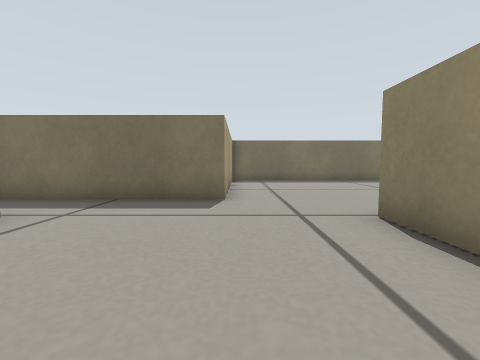
view 1 (above)

18 first-person views from a walk through a robot-simulator world made for Gazebo. The camera is 0.22 m above the floor, tilts 4° down and sees 90° across. The floor is counted in squares, 0.25 m on a side. Each view is taken from the middle of a square. On the plan, view 1 faces up. The plan holds only what a view shows up to about 10 squares ahead; the rest is blank.

view 2
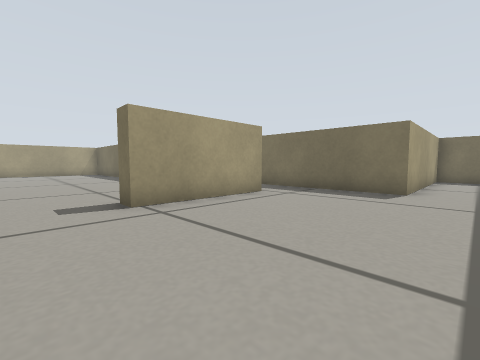

view 3
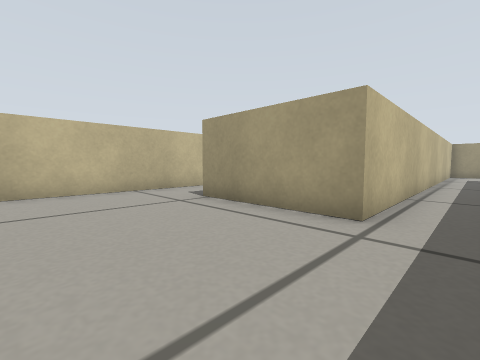

view 4
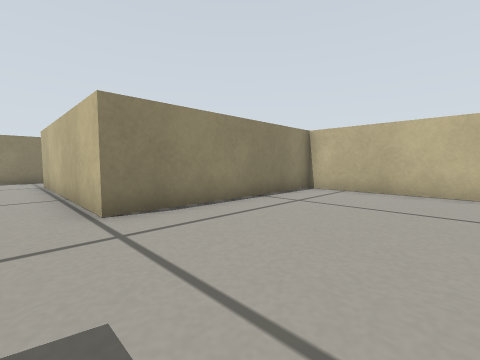

view 5
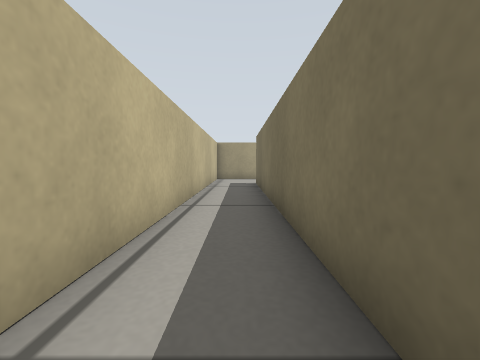

view 6
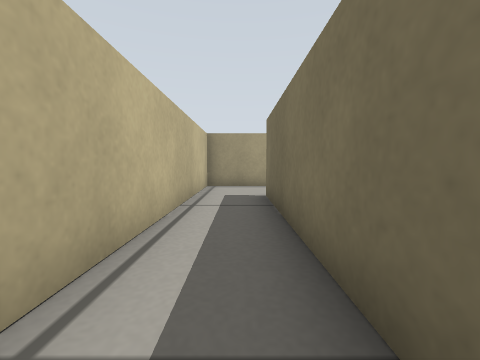

view 7
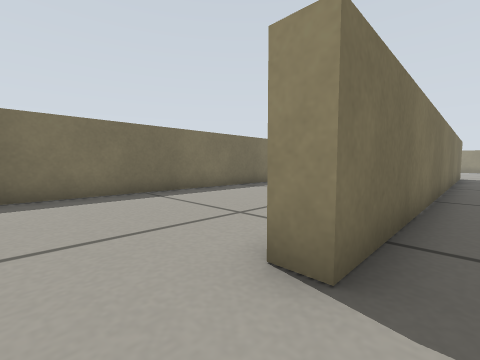

view 8
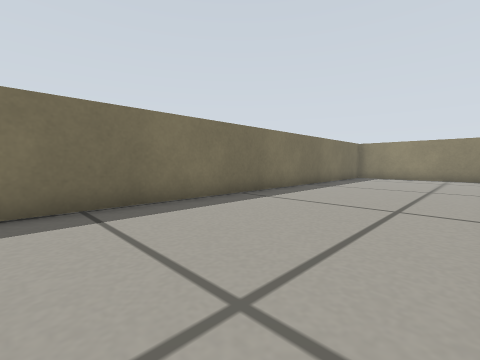

view 9
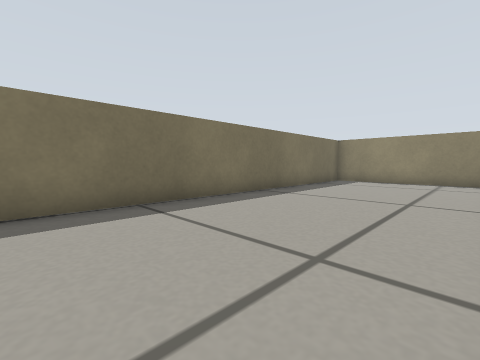

view 10
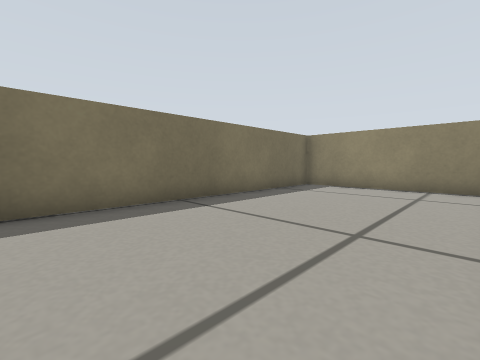

view 11
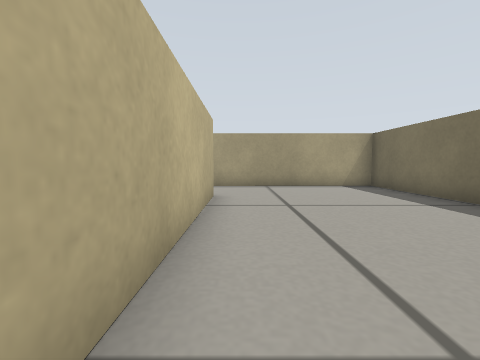

view 12
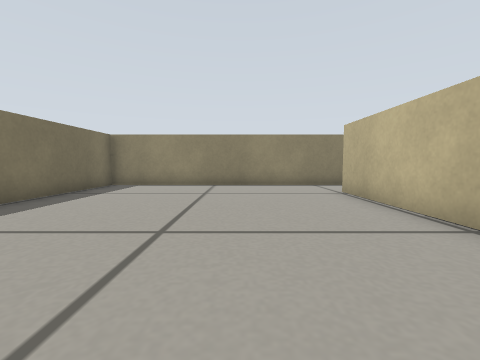

view 13
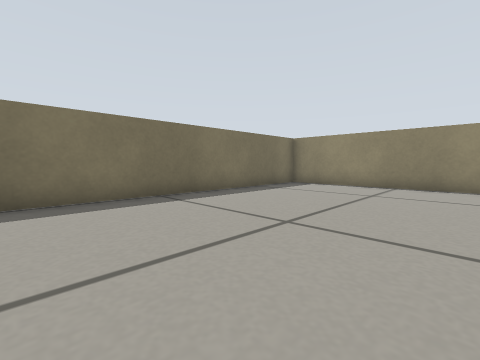

view 14
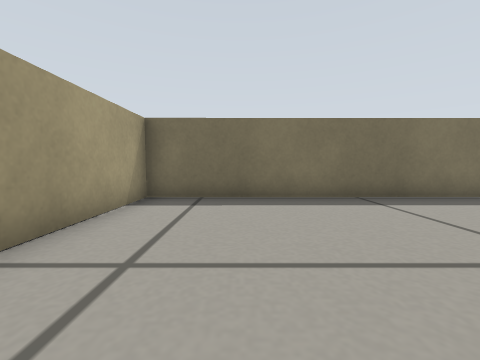

view 15
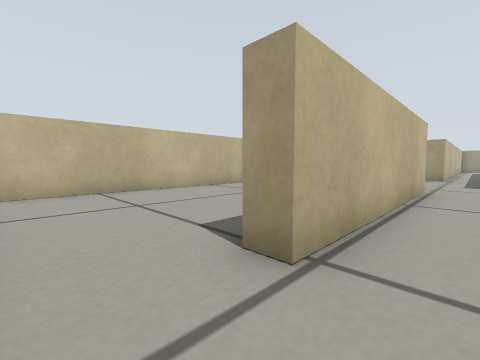

view 16
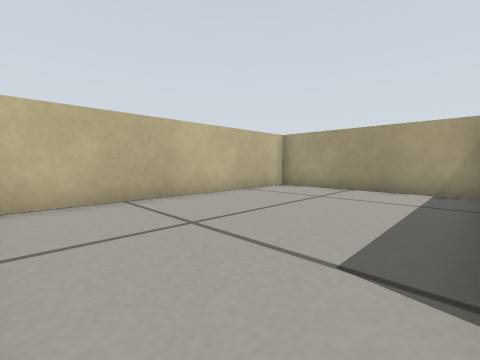

view 17
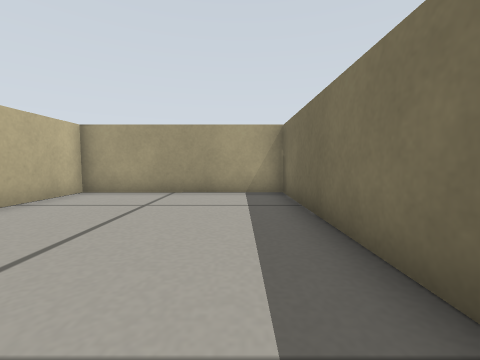

view 18
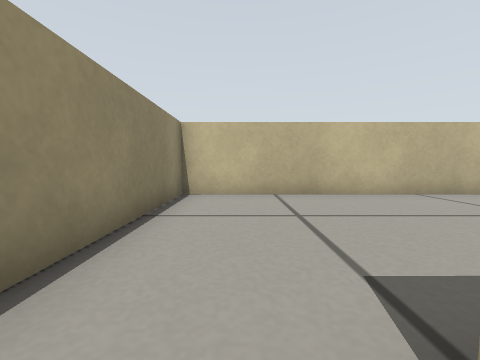

### Floor plan
Ten units are one square. View 1 is at (0, 0); x grows to the right and y downward. Boxes are objects, and circles mark ways between rooms. Rooms are numbered by the first view taken in them; rooms with no view inside come last. Other rooms are left out.
<svg viewBox="-197 -126 318 158">
<path fill="none" stroke="#000" d="M-4 -57 -164 -57M-36 27 23 27 23 -38M-192 -55 -192 -38 -38 -38 -38 2M-164 -57 -164 -63 -107 -63M-10 -69 -10 -121 -192 -120 -192 -55M23 -38 93 -38 93 -32M116 -25 116 -121 -4 -121 -4 -57M89 -33 29 -33 29 27 116 27 116 -25"/>
<circle cx="-175" cy="-60" r="3" fill="#2a7"/>
<circle cx="15" cy="-50" r="3" fill="#2a7"/>
<circle cx="105" cy="-35" r="3" fill="#2a7"/>
<text x="-30" y="-30">1</text>
<text x="-100" y="-90">2</text>
<text x="60" y="-80">3</text>
<text x="70" y="0">4</text>
</svg>
Room 1 opens to room 2. Room 1 opens to room 3. Room 3 opens to room 4.

Where each view was taken, in squares from view 1:
view 1: 0 up, 0 right, facing up
view 2: 2 down, 1 right, facing up-left
view 3: 5 up, 0 right, facing down-left
view 4: 5 up, 2 left, facing down-right
view 5: 5 up, 6 left, facing left
view 6: 5 up, 10 left, facing left
view 7: 5 up, 18 left, facing up-right
view 8: 7 up, 16 left, facing up-right
view 9: 7 up, 13 left, facing up-right
view 10: 7 up, 10 left, facing up-right
view 11: 7 up, 10 left, facing left
view 12: 7 up, 2 right, facing right
view 13: 6 up, 2 right, facing up-right
view 14: 6 up, 2 right, facing up
view 15: 5 up, 11 right, facing down-left
view 16: 3 up, 11 right, facing down-left
view 17: 2 up, 10 right, facing left
view 18: 4 up, 10 right, facing down
